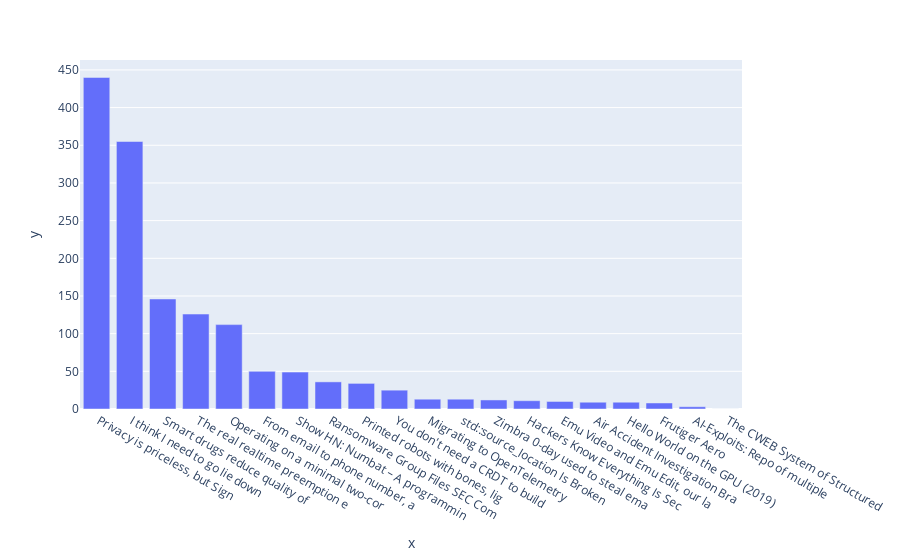

Notebook code for this chart:
### Markdown cell above
17-2. Active Discussions: Using the data from hn_submissions.py, make a bar
chart showing the most active discussions currently happening on Hacker News.
The height of each bar should correspond to the number of comments each sub-
mission has. The label for each bar should include the submission’s title and act
as a link to the discussion page for that submission. If you get a KeyError when
creating a chart, use a try-except block to skip over the promotional posts.

### Code cell
import requests
import plotly.express as px

url = "https://hacker-news.firebaseio.com/v0/topstories.json"
r = requests.get(url)
submission_ids = r.json()

links, comments, hover_texts = [], [], []

for submission_id in submission_ids[:20]:
    # Make a new API call for each submission
    url = f"https://hacker-news.firebaseio.com/v0/item/{submission_id}.json"
    r = requests.get(url)
    # check status code
    print(f"{submission_id}: Status code: {r.status_code}")
    response_dict = r.json()

    # Make clickable links for title
    repo_url = response_dict.get("ur", "")
    name = response_dict.get("title", "")[:30]
    link = f"<a href ='{repo_url}'> {name}</a>"
    links.append(link)
    # Hover Text for each bar
    hover_texts.append(
        f"{response_dict.get('title','')} by {response_dict.get('by','')}"
    )
    # comment count
    comments.append(response_dict.get("descendants", 0))
    
# Make a visualization

fig = px.bar(x=links, y=comments, hover_name=hover_texts)

fig.update_layout(xaxis_categoryorder="total descending")

fig.show()

### Figure 1 — Plotly figure (JSON) as saved in the notebook; plotly's stock layout.template omitted (floating-point values rounded to 4 significant figures)
{"data": [{"alignmentgroup": "True", "hovertemplate": "<b>%{hovertext}</b><br><br>x=%{x}<br>y=%{y}<extra></extra>", "hovertext": ["The real realtime preemption end game by chmaynard", "Air Accident Investigation Branch: film lights caused window damage on A321neo by camtarn", "From email to phone number, a new OSINT approach (2019) by Luc", "Migrating to OpenTelemetry by kkoppenhaver", "Zimbra 0-day used to steal email data from government organizations by hasheddan", "Emu Video and Emu Edit, our latest generative AI research milestones by ot", "Hackers Know Everything Is Securities Fraud by toomuchtodo", "The CWEB System of Structured Documentation by weeber", "std::source_location Is Broken by jandeboevrie", "Show HN: Numbat – A programming language with physical dimensions as types by sharkdp", "Frutiger Aero by carlos-menezes", "Privacy is priceless, but Signal is expensive by mikece", "You don't need a CRDT to build a collaborative experience by zknill", "AI-Exploits: Repo of multiple unauthenticated RCEs in AI tools by DanMcInerney", "Operating on a minimal two-core Postgres instance: Query optimization insights by rob742", "Hello World on the GPU (2019) by thdespou", "Printed robots with bones, ligaments, and tendons by cainxinth", "Ransomware Group Files SEC Complaint over Victim's Failure Disclose Data Breach by LinuxBender", "Smart drugs reduce quality of effort, and slow decision-making by wjb3", "I think I need to go lie down by mfbx9da4"], "legendgroup": "", "marker": {"color": "#636efa", "pattern": {"shape": ""}}, "name": "", "offsetgroup": "", "orientation": "v", "showlegend": false, "textposition": "auto", "type": "bar", "x": ["<a href =''> The real realtime preemption e</a>", "<a href =''> Air Accident Investigation Bra</a>", "<a href =''> From email to phone number, a </a>", "<a href =''> Migrating to OpenTelemetry</a>", "<a href =''> Zimbra 0-day used to steal ema</a>", "<a href =''> Emu Video and Emu Edit, our la</a>", "<a href =''> Hackers Know Everything Is Sec</a>", "<a href =''> The CWEB System of Structured </a>", "<a href =''> std::source_location Is Broken</a>", "<a href =''> Show HN: Numbat – A programmin</a>", "<a href =''> Frutiger Aero</a>", "<a href =''> Privacy is priceless, but Sign</a>", "<a href =''> You don't need a CRDT to build</a>", "<a href =''> AI-Exploits: Repo of multiple </a>", "<a href =''> Operating on a minimal two-cor</a>", "<a href =''> Hello World on the GPU (2019)</a>", "<a href =''> Printed robots with bones, lig</a>", "<a href =''> Ransomware Group Files SEC Com</a>", "<a href =''> Smart drugs reduce quality of </a>", "<a href =''> I think I need to go lie down</a>"], "xaxis": "x", "y": [126, 9, 50, 13, 12, 10, 11, 0, 13, 49, 8, 440, 25, 3, 112, 9, 34, 36, 146, 355], "yaxis": "y"}], "layout": {"barmode": "relative", "legend": {"tracegroupgap": 0}, "margin": {"t": 60}, "xaxis": {"anchor": "y", "categoryorder": "total descending", "domain": [0, 1], "title": {"text": "x"}}, "yaxis": {"anchor": "x", "domain": [0, 1], "title": {"text": "y"}}}}
